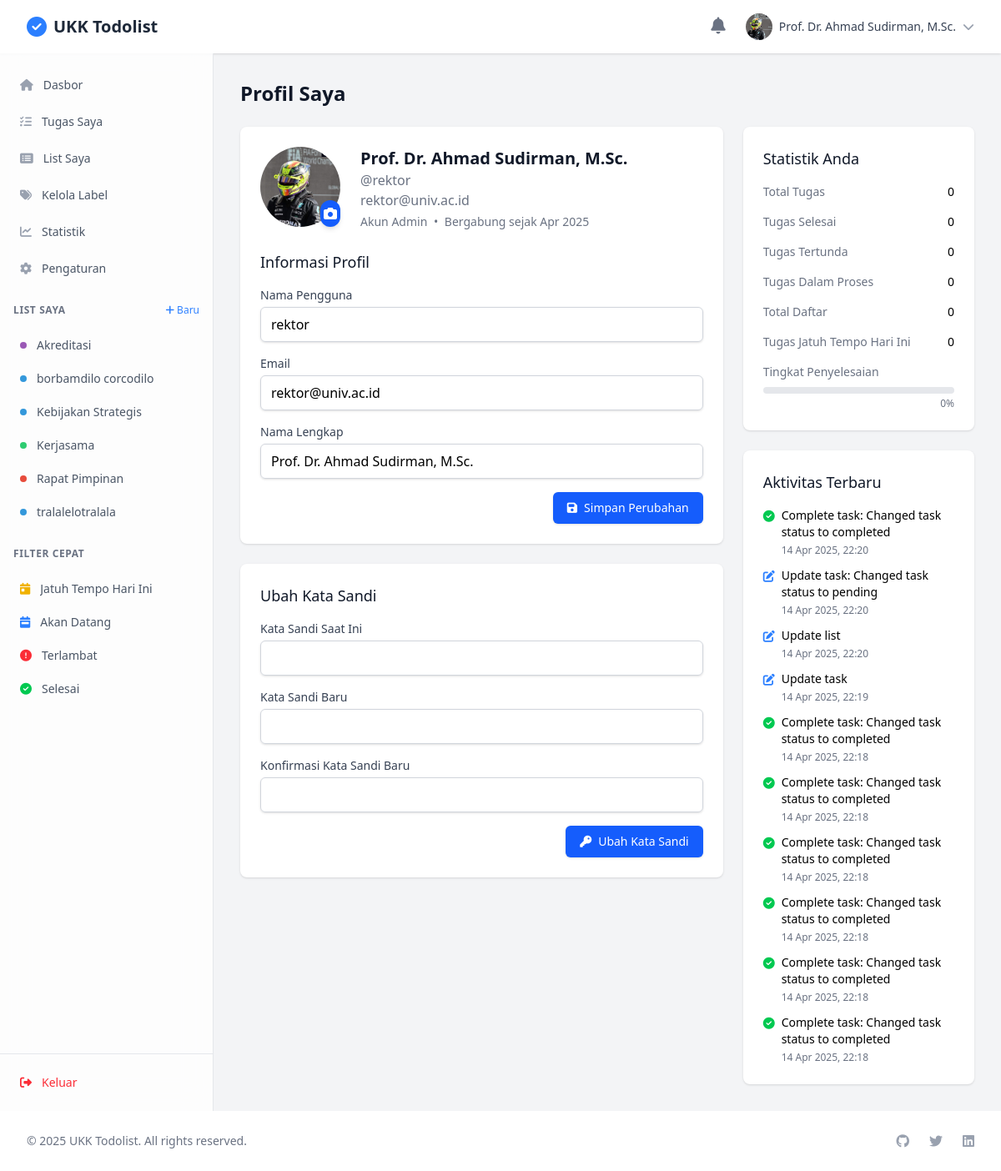
Page /modules/users/profile.php (signed in) on the committed database.
### tables this page shows
CREATE TABLE `users` (
  `user_id` int(11) NOT NULL,
  `username` varchar(50) NOT NULL,
  `email` varchar(100) NOT NULL,
  `password` varchar(255) NOT NULL,
  `full_name` varchar(100) NOT NULL,
  `profile_picture` varchar(255) DEFAULT NULL,
  `created_at` timestamp NOT NULL DEFAULT current_timestamp(),
  `updated_at` timestamp NOT NULL DEFAULT current_timestamp() ON UPDATE current_timestamp(),
  `last_login` timestamp NULL DEFAULT NULL,
  `is_active` tinyint(1) DEFAULT 1,
  `role` enum('admin','regular') DEFAULT 'regular'
);

CREATE TABLE `lists` (
  `list_id` int(11) NOT NULL,
  `user_id` int(11) NOT NULL,
  `title` varchar(100) NOT NULL,
  `description` text DEFAULT NULL,
  `color` varchar(20) DEFAULT '#3498db',
  `icon` varchar(50) DEFAULT 'list',
  `is_public` tinyint(1) DEFAULT 0,
  `created_at` timestamp NOT NULL DEFAULT current_timestamp(),
  `updated_at` timestamp NOT NULL DEFAULT current_timestamp() ON UPDATE current_timestamp(),
  `is_deleted` tinyint(1) DEFAULT 0
);

CREATE TABLE `activity_logs` (
  `log_id` int(11) NOT NULL,
  `user_id` int(11) NOT NULL,
  `action_type` enum('create','update','delete','complete','login','share') NOT NULL,
  `entity_type` enum('task','list','user','tag','subtask','comment','attachment') NOT NULL,
  `entity_id` int(11) NOT NULL,
  `details` text DEFAULT NULL,
  `created_at` timestamp NOT NULL DEFAULT current_timestamp()
);

### modules/users/profile.php (the view, shortened to what the rows shown need)
<?php
require_once '../../config/functions.php';
require_once '../../utils/file_handler.php';
$currentUser = $_SESSION['user'];
$userId = $currentUser['user_id'];
$stmt = $conn->prepare("SELECT * FROM users WHERE user_id = ?");
$stmt->bind_param("i", $userId);
$stmt->execute();
$userResult = $stmt->get_result();
if ($userResult->num_rows > 0) {
    $userFromDb = $userResult->fetch_assoc();
    $currentUser = array_merge($currentUser, $userFromDb);
}
$formData = [
    'username' => $currentUser['username'],
    'email' => $currentUser['email'],
    'full_name' => $currentUser['full_name'],
];
$sql = "SELECT * FROM activity_logs WHERE user_id = ? ORDER BY created_at DESC LIMIT 10";
$stmt = $conn->prepare($sql);
$stmt->bind_param("i", $userId);
$stmt->execute();
$activityLogs = $stmt->get_result()->fetch_all(MYSQLI_ASSOC);
?>
<!DOCTYPE html>
<html lang="id">
<head>
    <link rel="stylesheet" href="../../assets/css/output.css">
    <link rel="stylesheet" href="../../node_modules/@fortawesome/fontawesome-free/css/all.min.css">
    <link rel="stylesheet" href="../../node_modules/sweetalert2/dist/sweetalert2.min.css">
    <link rel="stylesheet" href="../../node_modules/toastify-js/src/toastify.css">
</head>
<body class="bg-gray-100">
    <div class="min-h-screen flex flex-col">
        <?php include_once '../../includes/header.php'; ?>
        <div class="flex-grow flex">
            <?php include_once '../../includes/sidebar.php'; ?>
            <div class="flex-1 overflow-auto">
                <div class="max-w-7xl mx-auto px-4 sm:px-6 lg:px-8 py-8">
                    <h1 class="text-2xl font-bold text-gray-900 mb-6">Profil Saya</h1>
                    <div class="grid grid-cols-1 lg:grid-cols-3 gap-6">
                        <div class="lg:col-span-2">
                            <div class="bg-white shadow rounded-lg overflow-hidden">
                                <div class="p-6">
                                    <div class="flex flex-col md:flex-row items-center md:items-start mb-6">
                                        <div class="mb-4 md:mb-0 md:mr-6">
                                            <div class="relative">
                                                <?php if (!empty($currentUser['profile_picture'])): ?>
                                                    <?php
                                                    $profilePicFilename = basename($currentUser['profile_picture']);
                                                    $imageUrl = BASE_URL . '/uploads/profile_pictures/' . $profilePicFilename;
                                                    ?>
                                                    <img class="h-24 w-24 rounded-full object-cover"
                                                        src="<?= htmlspecialchars($imageUrl) ?>"
                                                        alt="<?= htmlspecialchars($currentUser['full_name']) ?>"
                                                        alt="<?= htmlspecialchars($currentUser['full_name']) ?>">
                                                <?php else: ?>
                                                    <div class="avatar-circle">
                                                        <?= generateAvatarUrl($currentUser['full_name']) ?>
                                                    </div>
                                                <?php endif; ?>
                                                <button type="button" id="change-profile-pic-btn" class="absolute bottom-0 right-0 bg-blue-600 text-white rounded-full p-1 shadow-md hover:bg-blue-700 focus:outline-none focus:ring-2 focus:ring-offset-2 focus:ring-blue-500">
                                                    <i class="fas fa-camera"></i>
                                                </button>
                                            </div>
                                        </div>
                                        <div class="text-center md:text-left">
                                            <h2 class="text-xl font-semibold text-gray-900"><?= htmlspecialchars($currentUser['full_name']) ?></h2>
                                            <p class="text-gray-500">@<?= htmlspecialchars($currentUser['username']) ?></p>
                                            <p class="text-gray-500"><?= htmlspecialchars($currentUser['email']) ?></p>
                                            <p class="text-sm text-gray-500 mt-1">
                                                Akun <?= ucfirst($currentUser['role'] ?? 'Reguler') ?>
                                                <span class="mx-1">•</span>
                                                Bergabung sejak <?= date('M Y', strtotime($currentUser['created_at'])) ?>
                                            </p>
                                        </div>
                                    </div>
                                    <div class="mt-6">
                                        <form action="profile.php" method="POST" enctype="multipart/form-data">
                                            <div class="mb-4">
                                                <label for="username" class="block text-sm font-medium text-gray-700 mb-1">Nama Pengguna</label>
                                                <input type="text" id="username" name="username" value="<?= htmlspecialchars($formData['username']) ?>" class="w-full px-3 py-2 border border-gray-300 rounded-md shadow-sm focus:outline-none focus:ring-blue-500 focus:border-blue-500" required>
                                            </div>
                                            <div class="mb-4">
                                                <label for="email" class="block text-sm font-medium text-gray-700 mb-1">Email</label>
                                                <input type="email" id="email" name="email" value="<?= htmlspecialchars($formData['email']) ?>" class="w-full px-3 py-2 border border-gray-300 rounded-md shadow-sm focus:outline-none focus:ring-blue-500 focus:border-blue-500" required>
                                            </div>
                                            <div class="mb-4">
                                                <label for="full_name" class="block text-sm font-medium text-gray-700 mb-1">Nama Lengkap</label>
                                                <input type="text" id="full_name" name="full_name" value="<?= htmlspecialchars($formData['full_name']) ?>" class="w-full px-3 py-2 border border-gray-300 rounded-md shadow-sm focus:outline-none focus:ring-blue-500 focus:border-blue-500" required>
                                            </div>
                                        </form>
                                    </div>
                                </div>
                            </div>
                        </div>
                        <div>
                            <div class="bg-white shadow rounded-lg overflow-hidden mt-6">
                                <div class="px-4 py-5 sm:p-6">
                                    <?php if (!empty($activityLogs)): ?>
                                        <ul class="space-y-3">
                                            <?php foreach ($activityLogs as $log): ?>
                                                <li class="text-sm">
                                                    <div class="flex items-start">
                                                        <?php
                                                        $icon = 'fa-circle';
                                                        $color = 'text-gray-400';
                                                        switch ($log['action_type']) {
                                                            case 'update':
                                                                $icon = 'fa-edit';
                                                                $color = 'text-blue-500';
                                                                break;
                                                            case 'complete':
                                                                $icon = 'fa-check-circle';
                                                                $color = 'text-green-500';
                                                                break;
                                                        }
                                                        ?>
                                                        <i class="fas <?= $icon ?> <?= $color ?> mr-2 mt-1"></i>
                                                        <div>
                                                            <div>
                                                                <?php
                                                                $action = ucfirst($log['action_type']);
                                                                $entity = $log['entity_type'];
                                                                echo "$action $entity";
                                                                if (!empty($log['details'])) {
                                                                    echo ": " . htmlspecialchars($log['details']);
                                                                }
                                                                ?>
                                                            </div>
                                                            <div class="text-xs text-gray-500 mt-1">
                                                                <?= formatDate($log['created_at']) ?>
                                                            </div>
                                                        </div>
                                                    </div>
                                                </li>
                                            <?php endforeach; ?>
                                        </ul>
                                    <?php else: ?>
                                        <p class="text-sm text-gray-500">Tidak ada aktivitas terbaru</p>
                                    <?php endif; ?>
                                </div>
                            </div>
                        </div>
                    </div>
                </div>
            </div>
        </div>
    </div>
</body>
</html>

### includes/header.php (shortened to what the rows shown need)
<?php
$currentUser = $_SESSION['user'] ?? null;
$profilePicUrl = BASE_URL . '/assets/img/pp.png';
if ($currentUser && $currentUser['profile_picture']) {
    if (strpos($currentUser['profile_picture'], 'assets/') === 0) {
        $profilePicUrl = BASE_URL . '/' . $currentUser['profile_picture'];
    } else {
        $profilePicUrl = BASE_URL . '/uploads/profile_pictures/' . basename($currentUser['profile_picture']);
    }
}
?>
<nav class="bg-white shadow-sm">
    <div class="max-w-7xl mx-auto px-2 sm:px-4 lg:px-8">
        <div class="relative flex items-center justify-between h-16">
            <?php if ($currentUser): ?>
                <div class="absolute inset-y-0 right-0 flex items-center pr-2 sm:static sm:inset-auto sm:pr-0">
                    <div class="relative mr-3">
                        <button id="notification-btn" class="text-gray-500 hover:text-gray-700 focus:outline-none">
                            <i class="fas fa-bell text-lg sm:text-xl"></i>
                        </button>
                    </div>
                    <div class="relative ml-3">
                        <div>
                            <button id="user-menu-button" class="flex items-center text-sm rounded-full focus:outline-none focus:ring-2 focus:ring-offset-2 focus:ring-blue-500" aria-expanded="false" aria-haspopup="true">
                                <img class="h-8 w-8 rounded-full object-cover"
                                     src="<?= $profilePicUrl ?>"
                                     alt="<?= htmlspecialchars($currentUser['full_name']) ?>">
                                <span class="hidden sm:ml-2 sm:block text-gray-700"><?= htmlspecialchars($currentUser['full_name']) ?></span>
                                <i class="hidden sm:block fas fa-chevron-down ml-2 text-gray-400"></i>
                            </button>
                        </div>
                    </div>
                </div>
            <?php endif; ?>
        </div>
    </div>
</nav>

### includes/sidebar.php (shortened to what the rows shown need)
<?php
$currentUser = $_SESSION['user'] ?? null;
$userId = $currentUser['user_id'] ?? null;
$lists = [];
if ($userId) {
    $sql = "SELECT * FROM lists WHERE user_id = ? AND is_deleted = 0 ORDER BY title ASC";
    $stmt = $conn->prepare($sql);
    $stmt->bind_param("i", $userId);
    $stmt->execute();
    $lists = $stmt->get_result()->fetch_all(MYSQLI_ASSOC);
}
?>
<div class="hidden md:flex md:flex-shrink-0">
    <div class="flex flex-col w-64 border-r border-gray-200 bg-white/80 backdrop-blur-lg">
        <div class="h-0 flex-1 flex flex-col pt-5 pb-4 overflow-y-auto">
            <div class="mt-6 px-4">
                <div class="flex items-center justify-between mb-4">
                    <h2 class="text-xs font-semibold text-gray-500 uppercase tracking-wider">List Saya</h2>
                </div>
                <div class="space-y-1">
                    <?php foreach ($lists as $list): ?>
                    <a href="<?= BASE_URL ?>/modules/tasks/view.php?list_id=<?= $list['list_id'] ?>"
                       class="group flex items-center px-2 py-2 text-sm font-medium rounded-lg transition-all duration-200 text-gray-600 hover:bg-gray-50/80 hover:text-gray-900">
                        <span class="w-2 h-2 mr-3 rounded-full" style="background-color: <?= htmlspecialchars($list['color']) ?>"></span>
                        <span class="truncate"><?= htmlspecialchars($list['title']) ?></span>
                    </a>
                    <?php endforeach; ?>
                </div>
            </div>
            <div class="mt-6 px-4">
                <h2 class="text-xs font-semibold text-gray-500 uppercase tracking-wider mb-4">Filter Cepat</h2>
            </div>
        </div>
    </div>
</div>

### rows in the picture
users: profile_picture (picture), full_name "Prof. Dr. Ahmad Sudirman, M.Sc.", username "rektor", email "rektor@univ.ac.id", role "Admin", created_at "Apr 2025"
lists: title "Akreditasi"
lists: title "borbamdilo corcodilo"
lists: title "Kebijakan Strategis"
lists: title "Kerjasama"
lists: title "Rapat Pimpinan"
lists: title "tralalelotralala"
activity_logs: action_type "Complete", entity_type "task", details "Changed task status to completed", created_at "14 Apr 2025, 22:20"
activity_logs: action_type "Update", entity_type "task", details "Changed task status to pending", created_at "14 Apr 2025, 22:20"
activity_logs: action_type "Update", entity_type "list", created_at "14 Apr 2025, 22:20"
activity_logs: action_type "Update", entity_type "task", created_at "14 Apr 2025, 22:19"
activity_logs: action_type "Complete", entity_type "task", details "Changed task status to completed", created_at "14 Apr 2025, 22:18"
activity_logs: action_type "Complete", entity_type "task", details "Changed task status to completed", created_at "14 Apr 2025, 22:18"
activity_logs: action_type "Complete", entity_type "task", details "Changed task status to completed", created_at "14 Apr 2025, 22:18"
activity_logs: action_type "Complete", entity_type "task", details "Changed task status to completed", created_at "14 Apr 2025, 22:18"
activity_logs: action_type "Complete", entity_type "task", details "Changed task status to completed", created_at "14 Apr 2025, 22:18"
activity_logs: action_type "Complete", entity_type "task", details "Changed task status to completed", created_at "14 Apr 2025, 22:18"

### other values in the picture
APP_NAME "UKK Todolist"
$userStats['total_tasks'] "0"
$userStats['completed_tasks'] "0"
$userStats['pending_tasks'] "0"
$userStats['in_progress_tasks'] "0"
$userStats['total_lists'] "0"
$userStats['tasks_due_today'] "0"
$completionRate "0"
